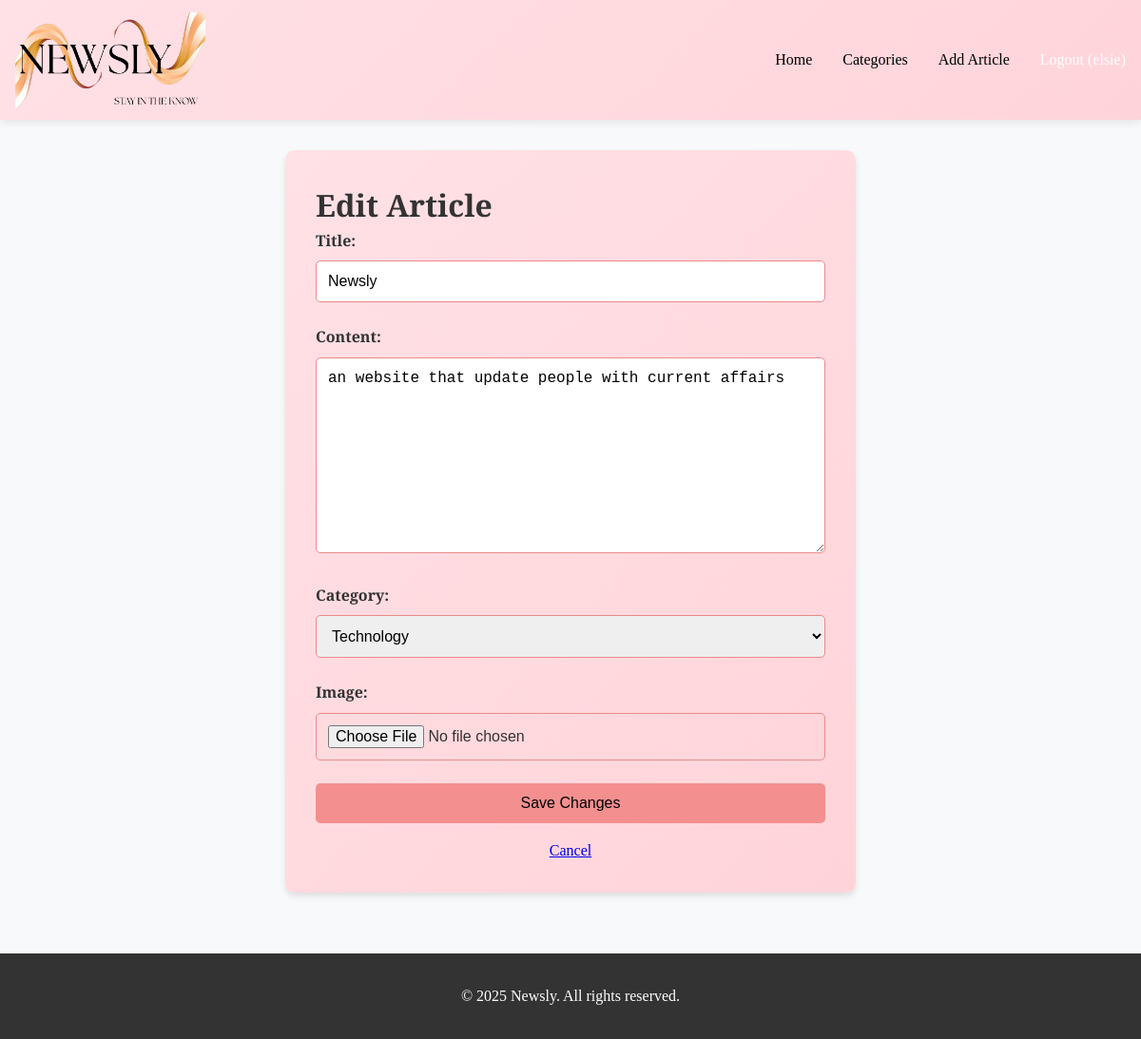
Page /article/edit/1/ (signed in) on the committed database.
### newsapp/models.py (models this page shows, shortened)
class Article(models.Model):
    title = models.CharField(max_length=255)
    content = models.TextField()
    image = models.ImageField(upload_to="articles/", blank=True, null=True)
    category = models.ForeignKey(Category, on_delete=models.SET_NULL, null=True)
    author = models.ForeignKey(User, on_delete=models.CASCADE)
    created_at = models.DateTimeField(auto_now_add=True)

### newsapp/views.py (the view)
# urls.py: path('article/edit/<int:article_id>/', views.edit_article, name='edit_article'),
@login_required
def edit_article(request, article_id):
    article = get_object_or_404(Article, pk=article_id)
    if article.author != request.user:
        messages.error(request, "You are not authorized to edit this article.")
        return redirect('article_detail', article_id=article.id)
    if request.method == "POST":
        form = ArticleForm(request.POST, request.FILES, instance=article)
        if form.is_valid():
            form.save()
            messages.success(request, "Article updated successfully!")
            return redirect('article_detail', article_id=article.id)
    else:
        form = ArticleForm(instance=article)
    return render(request, 'newsapp/edit_article.html', {'form': form, 'article': article})

### newsapp/forms.py
class ArticleForm(forms.ModelForm):
    class Meta:
        model = Article
        fields = ['title', 'content', 'image', 'category']
        widgets = {
            "title": forms.TextInput(attrs={"class": "form-control"}),
            "content": forms.Textarea(attrs={"class": "form-control"}),
            "category": forms.Select(attrs={"class": "form-control"}),
            "image": forms.ClearableFileInput(attrs={"class": "form-control"}),
        }

### newsapp/models.py (called while the page is built)
    def __str__(self):
        return self.name

### newsapp/templates/newsapp/edit_article.html (shortened to what this page needs)
{% extends 'newsapp/base.html' %}
{% block content %}
<div class="form-container">
    <h1>Edit Article</h1>
    <form method="POST" enctype="multipart/form-data">
        <div class="form-group">
            {{ form.title.label_tag }}
            {{ form.title }}
        </div>
        <div class="form-group">
            {{ form.content.label_tag }}
            {{ form.content }}
        </div>
        <div class="form-group">
            {{ form.category.label_tag }}
            {{ form.category }}
        </div>
        <div class="form-group">
            {{ form.image.label_tag }}
            {{ form.image }}
        </div>
        <button type="submit" class="btn btn-block">Save Changes</button>
    </form>
    <p style="text-align: center; margin-top: 1rem;">
        <a href="{% url 'article_detail' article.id %}">Cancel</a>
    </p>
</div>
{% endblock %}

### newsapp/templates/newsapp/base.html (shortened to what this page needs)
<!DOCTYPE html>
<html lang="en">
<head>
    {% load static %}
    <link rel="stylesheet" href="{% static 'newsapp/css/style.css' %}">
</head>
<body>
    <header class="header">
        <nav class="navbar">
            <a href="{% url 'home' %}" class="logo-container">
                <img src="{% static 'newsapp/images/logo5.png' %}" alt="News App Logo" class="logo-image">
            </a>
            <ul class="nav-links">
                <li><a href="{% url 'home' %}">Home</a></li>
                <li><a href="{% url 'categories' %}">Categories</a></li>
                {% if user.is_authenticated %}
                    <li><a href="{% url 'add_article' %}">Add Article</a></li>
                    <li>
                        <form action="{% url 'logout' %}" method="POST" style="display:inline;">
                            <button type="submit" class="btn logout-btn">
                                Logout ({{ user.username }})
                            </button>
                        </form>
                    </li>
                {% else %}
                    <li><a href="{% url 'login' %}">Login</a></li>
                    <li><a href="{% url 'register' %}">Register</a></li>
                {% endif %}
            </ul>
        </nav>
    </header>
    <main class="container">
        {% block content %}
        {% endblock %}
    </main>
    <footer class="footer">
        <p>&copy; 2025 Newsly. All rights reserved.</p>
    </footer>
</body>
</html>

### newsapp/static/newsapp/css/style.css (style rules this page uses)
* { margin: 0; padding: 0; box-sizing: border-box; }
body { font-family: 'Playfair Display', serif; line-height: 1.6; color: #333; background-color: #f8f9fa; }
.header { background: linear-gradient(135deg, #ffe1e6, #ffd4d9); color: rgb(2, 2, 2); padding: 0.8rem 0; box-shadow: 0 2px 10px rgba(0,0,0,0.1); }
.navbar { display: flex; justify-content: space-between; align-items: center; max-width: 1400px; margin: 0 auto; padding: 0 1rem; }
.logo-container { display: flex; align-items: center; text-decoration: none; }
.logo-image { height: 100px; width: auto; transition: transform 0.3s ease; }
.nav-links { display: flex; list-style: none; gap: 2rem; }
.nav-links a { color: rgb(0, 0, 0); text-decoration: none; transition: opacity 0.3s; }
.container { max-width: 1500px !important; margin: 1rem auto; padding: 0 0.5rem; }
.form-container { background: linear-gradient(135deg, #ffe1e6, #ffd4d9); border-radius: 10px; padding: 2rem; box-shadow: 0 4px 6px rgba(0,0,0,0.1); max-width: 600px; margin: 2rem auto; }
.form-group { margin-bottom: 1.5rem; }
.form-group label { display: block; margin-bottom: 0.5rem; font-weight: bold; color: #333; }
.form-control { width: 100%; padding: 0.75rem; border: 1px solid #eb8989; border-radius: 5px; font-size: 1rem; transition: border-color 0.3s; }
.btn { background: #f38f8f; color: rgb(2, 2, 2); padding: 0.75rem 1.5rem; border: none; border-radius: 5px; cursor: pointer; font-size: 1rem; transition: background 0.3s; }
.btn-block { width: 100%; }
.footer { background: #333; color: white; text-align: center; padding: 2rem 0; margin-top: 4rem; }
.logout-btn { background: none; border: none; color: white; font: inherit; cursor: pointer; padding: 0; margin: 0; text-decoration: none; transition: opacity 0.3s; }

### rows in the picture
Article: title "Newsly", content "an website that update people with current affairs", category "Technology"

### other values in the picture
{{ user.username }} "elsie"
